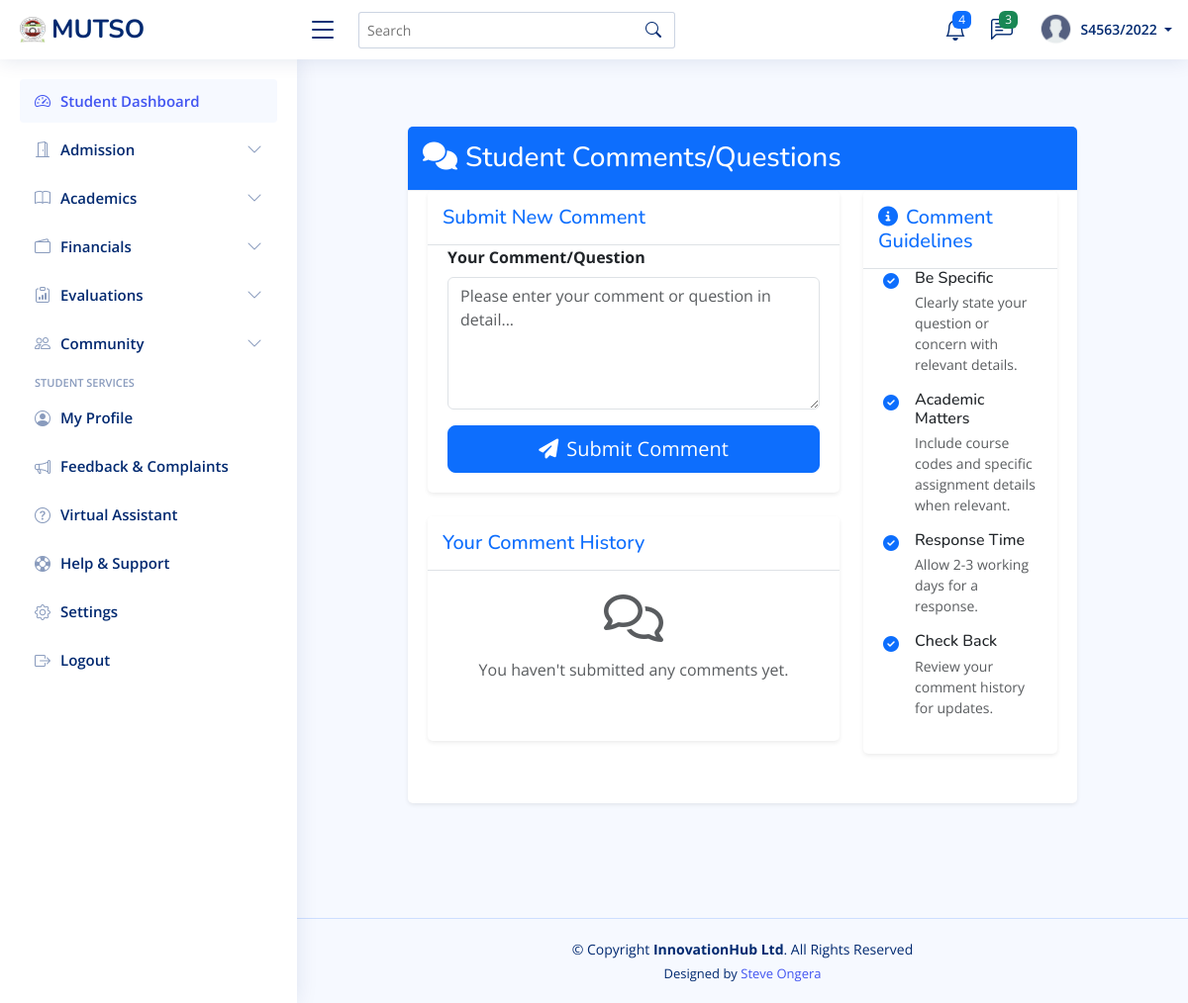
Before: /comments/ (signed in) with the older database file.
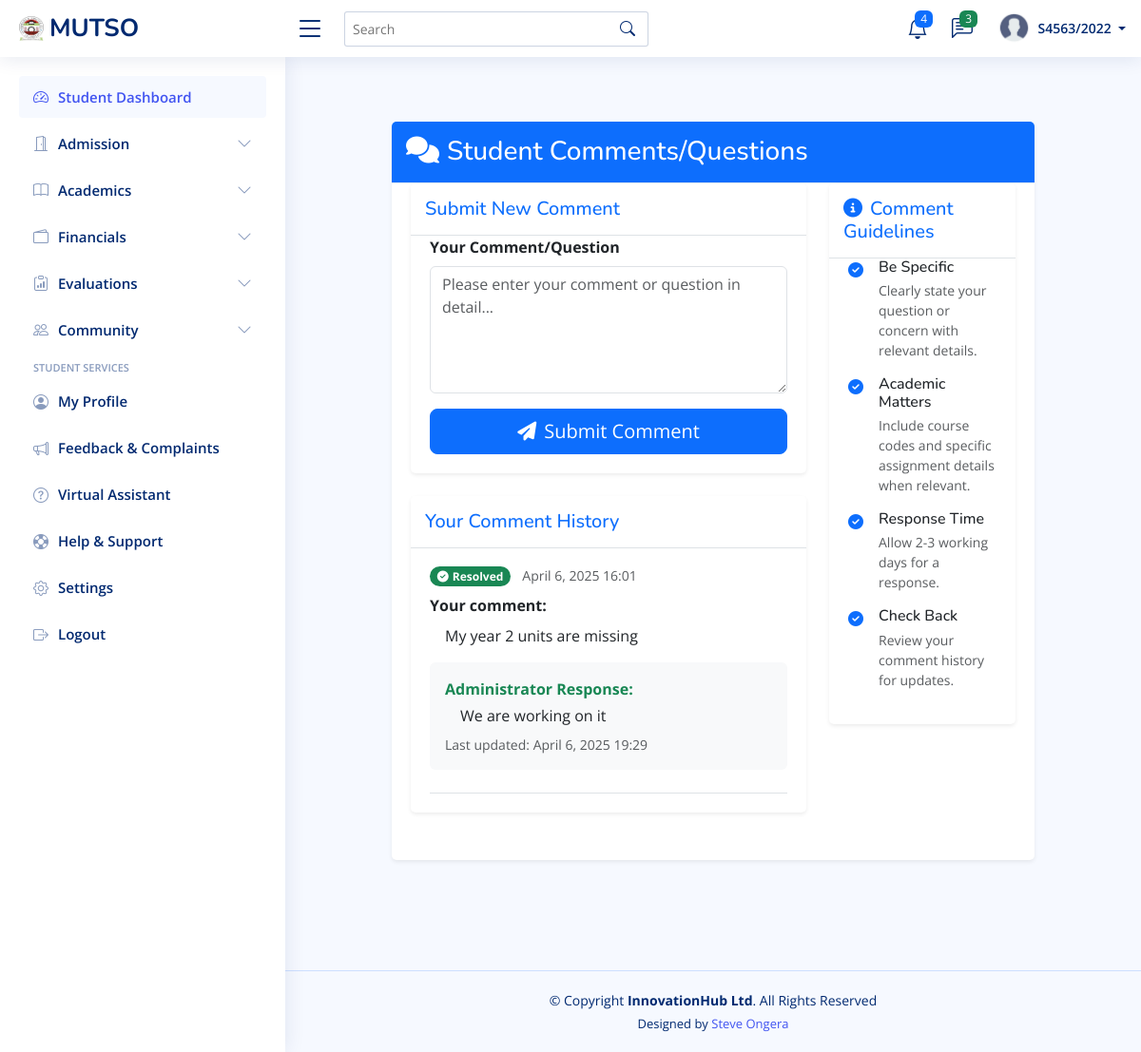
After: the same page with the newer database file.
### students_portal/models.py (models this page shows, shortened)
class StudentComment(models.Model):
    student = models.ForeignKey(Student, on_delete=models.CASCADE, related_name='comments')
    comment = models.TextField()
    created_at = models.DateTimeField(auto_now_add=True)
    updated_at = models.DateTimeField(auto_now=True)
    is_resolved = models.BooleanField(default=False)
    admin_response = models.TextField(blank=True, null=True)
    responded_by = models.ForeignKey(User, on_delete=models.SET_NULL, null=True, blank=True, related_name='responded_comments')
    class Meta:
        ordering = ['-created_at']
        verbose_name = 'Student Comment'
        verbose_name_plural = 'Student Comments'

### students_portal/views.py (the view)
# urls.py: path('comments/', views.student_comments, name='student_comments'),
@login_required
def student_comments(request):
    try:
        student = Student.objects.get(registration_number=request.user.username)
    except Student.DoesNotExist:
        return render(request, 'students/access_denied.html', {
            'message': 'No student record found matching your login credentials.'
        })
    if request.method == 'POST':
        form = StudentCommentForm(request.POST)
        if form.is_valid():
            comment = form.save(commit=False)
            comment.student = student
            comment.save()
            messages.success(request, 'Your comment has been submitted successfully!')
            return redirect('student_comments')
    else:
        form = StudentCommentForm()
    comments = StudentComment.objects.filter(student=student).order_by('-created_at')
    context = {
        'student': student,
        'form': form,
        'comments': comments,
    }
    return render(request, 'comments/comments.html', context)

### students_portal/forms.py
class StudentCommentForm(forms.ModelForm):
    class Meta:
        model = StudentComment
        fields = ['comment']
        widgets = {
            'comment': forms.Textarea(attrs={
                'class': 'form-control',
                'rows': 4,
                'placeholder': 'Enter your comment or question here...'
            })
        }

### templates/comments/comments.html (shortened to what the changed rows need)
{% extends 'base/base.html' %}
{% block content %}
<div class="container py-5">
    <div class="row justify-content-center">
        <div class="col-lg-10">
            <div class="card shadow-sm mb-5">
                <div class="card-body">
                    <div class="row">
                        <div class="col-md-8">
                            <div class="card border-0 shadow-sm">
                                <div class="card-body">
                                    {% if comments %}
                                        <div class="list-group list-group-flush">
                                            {% for comment in comments %}
                                            <div class="list-group-item list-group-item-action py-3 px-0 border-bottom">
                                                <div class="d-flex justify-content-between align-items-start mb-2">
                                                    <div>
                                                        <span class="badge bg-{% if comment.is_resolved %}success{% else %}warning{% endif %} rounded-pill me-2">
                                                            {% if comment.is_resolved %}
                                                            <i class="fas fa-check-circle me-1"></i>Resolved
                                                            {% else %}
                                                            <i class="fas fa-hourglass-half me-1"></i>Pending
                                                            {% endif %}
                                                        </span>
                                                        <small class="text-muted">{{ comment.created_at|date:"F j, Y H:i" }}</small>
                                                    </div>
                                                </div>
                                                <div class="mb-3">
                                                    <p class="mb-2 fw-bold">Your comment:</p>
                                                    <p class="mb-0 ps-3">{{ comment.comment }}</p>
                                                </div>
                                                {% if comment.admin_response %}
                                                <div class="bg-light p-3 rounded mb-2">
                                                    <p class="mb-1 fw-bold text-success">Administrator Response:</p>
                                                    <p class="mb-0 ps-3">{{ comment.admin_response }}</p>
                                                    <small class="text-muted d-block mt-2">
                                                        Last updated: {{ comment.updated_at|date:"F j, Y H:i" }}
                                                    </small>
                                                </div>
                                                {% endif %}
                                            </div>
                                            {% endfor %}
                                        </div>
                                    {% else %}
                                        <div class="text-center py-4">
                                            <i class="far fa-comments fa-3x text-muted mb-3"></i>
                                            <p class="text-muted">You haven't submitted any comments yet.</p>
                                        </div>
                                    {% endif %}
                                </div>
                            </div>
                        </div>
                    </div>
                </div>
            </div>
        </div>
    </div>
</div>
{% endblock %}

Changed rows visible on the page:
added StudentComment: is_resolved True (drawn), created_at "April 6, 2025 16:01", comment "My year 2 units are missing", admin_response "We are working on it", updated_at "April 6, 2025 19:29"
Other visible differences:
text no longer shown: "You haven't submitted any comments yet."
